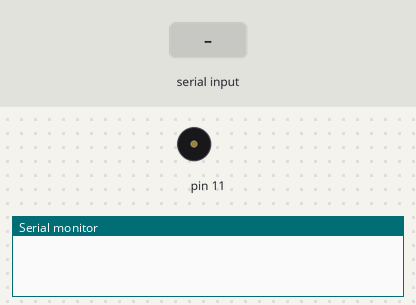
Simulated run of this sketch. Board: Arduino Uno, built with avr-gcc and run on an emulated ATmega328P. Parts: buzzer (waves = sounding), the last lines printed to the serial monitor. The test bench sets the inputs (shaded band).

Above: at 1.2 s.
1.3 s: "on" received over Serial
At 2.3 s:
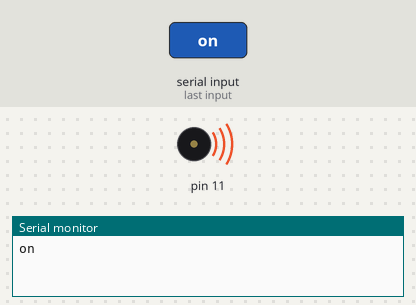
2.8 s: "off" received over Serial
4.3 s: "1" received over Serial
Timing chart, 0 to 7.3 s (numbered marks = the images above; inputs shaded):
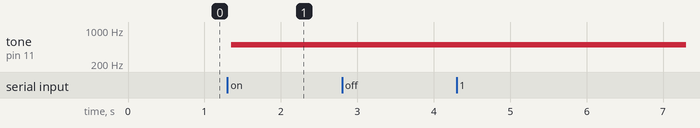

The sketch:

WPF_+_arduino.ino
```cpp
#include <DHT.h>
DHT dht(3, DHT11);
String str;
void setup() {
  // put your setup code here, to run once:
  Serial.begin(9600);
  Serial.setTimeout(50);
  pinMode(11, OUTPUT);
}

void loop() {
  if(Serial.available()){
    str = Serial.readString();
    Serial.print(str);
  }

  if(str=="on"){
    tone(11, 500);
  }

  if(str == "off"){
    noTone(A0);
  }
}
```

Measured:
- after the input at 1.3 s, tone on pin 11: silent → 500 Hz after 0.05 s
